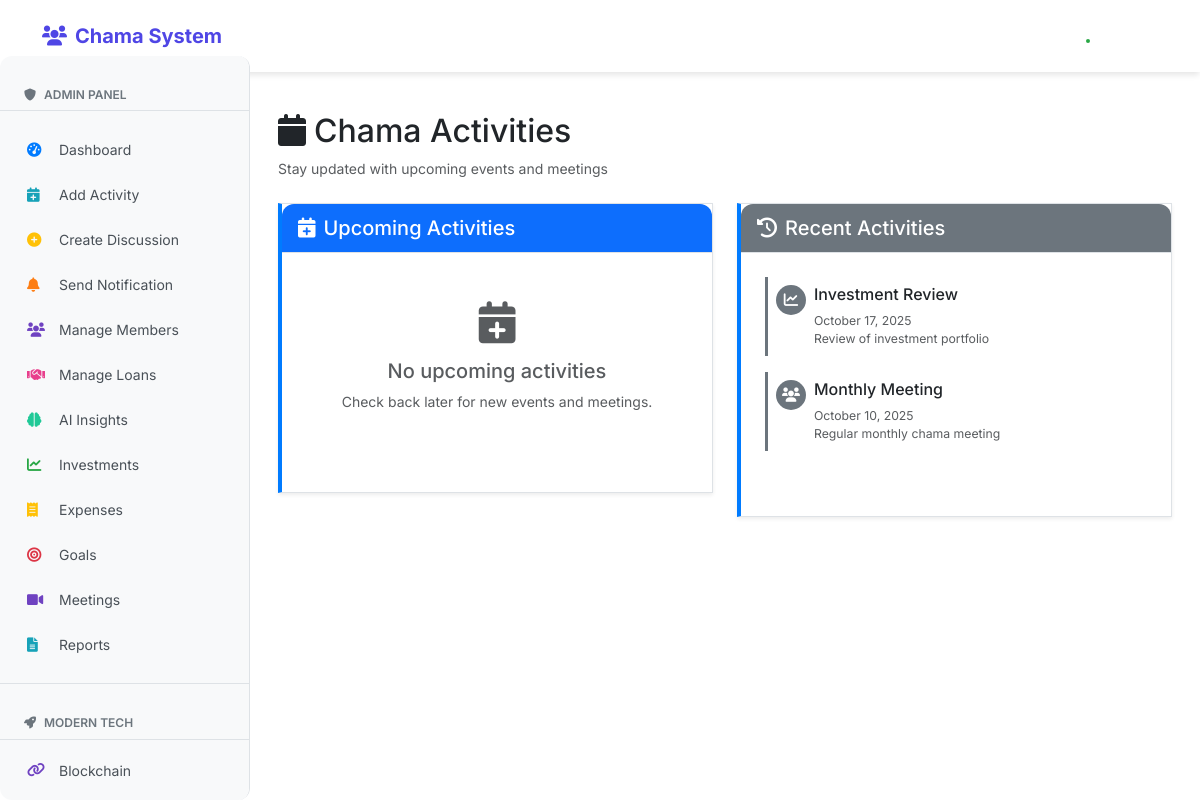
Page /activities (signed in) on the earlier database version.
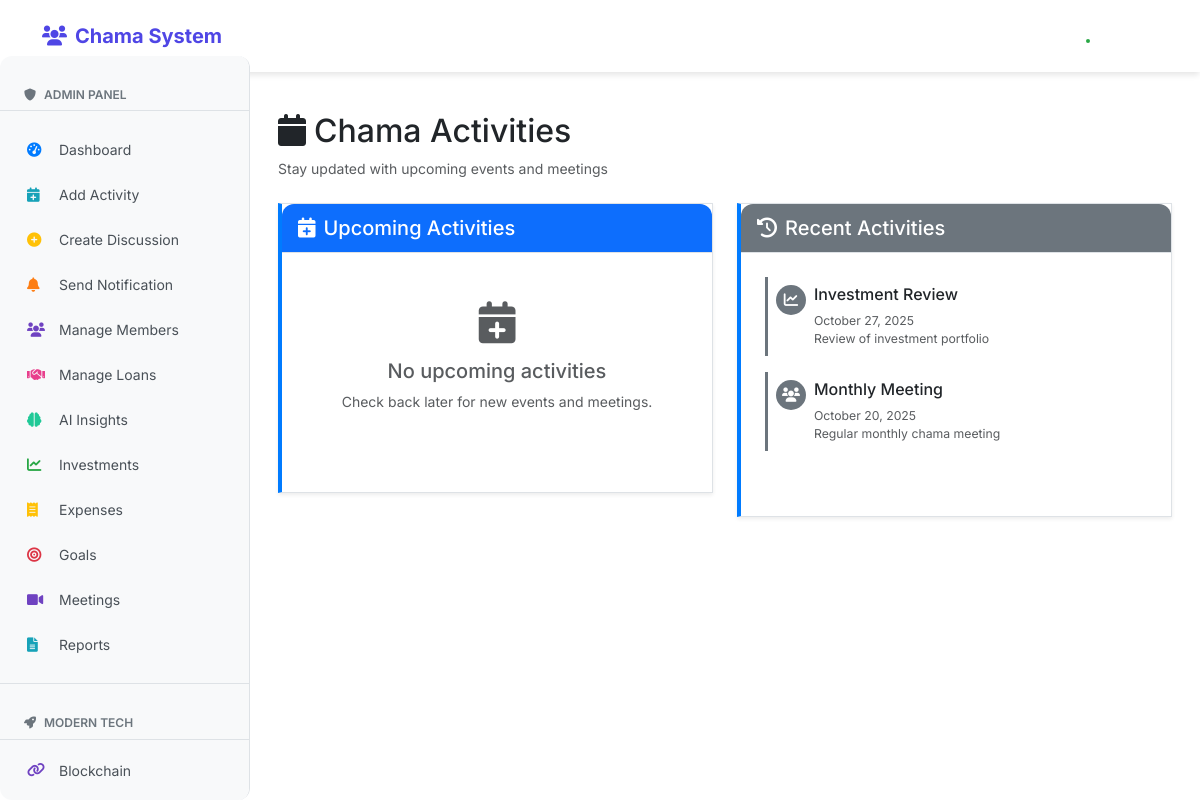
Same page on the later database version.
### clean_app.py (models this page shows)
class Activity(db.Model):
    id = db.Column(db.Integer, primary_key=True)
    title = db.Column(db.String(100), nullable=False)
    description = db.Column(db.Text)
    date = db.Column(db.DateTime, nullable=False)
    type = db.Column(db.String(50), default='meeting')
    created_by = db.Column(db.Integer, db.ForeignKey('user.id'))
    user = db.relationship('User', backref='activities')

### clean_app.py (the view)
@app.route('/activities')
@login_required
def activities():
    upcoming = Activity.query.filter(Activity.date >= datetime.utcnow()).order_by(Activity.date).all()
    past = Activity.query.filter(Activity.date < datetime.utcnow()).order_by(Activity.date.desc()).limit(10).all()
    return render_template('activities.html', upcoming=upcoming, past=past)

### clean_app.py (called while the page is built)
@login_manager.user_loader
def load_user(user_id):
    return User.query.get(int(user_id))

### templates/activities.html (shortened to what this page needs)
{% extends "base.html" %}
{% block content %}
<div class="container-fluid">
    <div class="d-flex flex-column flex-md-row justify-content-between align-items-start align-items-md-center mb-4">
        <div>
            <h2><i class="fas fa-calendar me-2"></i>Chama Activities</h2>
            <p class="text-muted mb-0">Stay updated with upcoming events and meetings</p>
        </div>
    </div>
    <div class="row">
        <div class="col-12 col-lg-6 mb-4">
            <div class="card list-card shadow-sm h-100">
                <div class="card-header bg-primary text-white">
                    <h5 class="mb-0"><i class="fas fa-calendar-plus me-2"></i>Upcoming Activities</h5>
                </div>
                <div class="card-body">
                    {% if upcoming %}
                        {% for activity in upcoming %}
                        <div class="activity-item mb-3 p-3 border rounded">
                            <div class="d-flex align-items-start">
                                <div class="activity-icon bg-primary text-white me-3">
                                    {% if activity.type == 'meeting' %}
                                        <i class="fas fa-users"></i>
                                    {% elif activity.type == 'review' %}
                                        <i class="fas fa-chart-line"></i>
                                    {% else %}
                                        <i class="fas fa-calendar"></i>
                                    {% endif %}
                                </div>
                                <div class="flex-grow-1">
                                    <h6 class="mb-1">{{ activity.title }}</h6>
                                    <div class="text-primary fw-medium mb-2">
                                        <i class="fas fa-clock me-1"></i>
                                        {{ activity.date.strftime('%B %d, %Y at %I:%M %p') }}
                                    </div>
                                    {% if activity.description %}
                                        <p class="text-muted mb-0">{{ activity.description }}</p>
                                    {% endif %}
                                    <div class="mt-2">
                                        <span class="badge bg-{{ 'success' if activity.type == 'meeting' else 'info' if activity.type == 'review' else 'secondary' }}">
                                            {{ activity.type.title() }}
                                        </span>
                                    </div>
                                </div>
                            </div>
                        </div>
                        {% endfor %}
                    {% else %}
                        <div class="text-center py-4">
                            <i class="fas fa-calendar-plus fa-3x text-muted mb-3"></i>
                            <h5 class="text-muted">No upcoming activities</h5>
                            <p class="text-muted">Check back later for new events and meetings.</p>
                        </div>
                    {% endif %}
                </div>
            </div>
        </div>
        <div class="col-12 col-lg-6">
            <div class="card list-card shadow-sm h-100">
                <div class="card-header bg-secondary text-white">
                    <h5 class="mb-0"><i class="fas fa-history me-2"></i>Recent Activities</h5>
                </div>
                <div class="card-body">
                    {% if past %}
                        {% for activity in past %}
                        <div class="activity-item mb-3 p-2 border-start border-3 border-secondary">
                            <div class="d-flex align-items-start">
                                <div class="activity-icon-sm bg-secondary text-white me-2">
                                    {% if activity.type == 'meeting' %}
                                        <i class="fas fa-users"></i>
                                    {% elif activity.type == 'review' %}
                                        <i class="fas fa-chart-line"></i>
                                    {% else %}
                                        <i class="fas fa-calendar"></i>
                                    {% endif %}
                                </div>
                                <div class="flex-grow-1">
                                    <h6 class="mb-1">{{ activity.title }}</h6>
                                    <small class="text-muted">
                                        {{ activity.date.strftime('%B %d, %Y') }}
                                    </small>
                                    {% if activity.description %}
                                        <p class="text-muted mb-0 small">{{ activity.description|truncate(80) }}</p>
                                    {% endif %}
                                </div>
                            </div>
                        </div>
                        {% endfor %}
                    {% else %}
                        <div class="text-center py-4">
                            <i class="fas fa-history fa-3x text-muted mb-3"></i>
                            <h5 class="text-muted">No past activities</h5>
                            <p class="text-muted">Activity history will appear here.</p>
                        </div>
                    {% endif %}
                </div>
            </div>
        </div>
    </div>
</div>
{% endblock %}

### templates/base.html (shortened to what this page needs)
<!DOCTYPE html>
<html lang="en">
<head>
    <link href="https://cdn.jsdelivr.net/npm/bootstrap@5.3.0-alpha1/dist/css/bootstrap.min.css" rel="stylesheet">
    <link rel="stylesheet" href="https://cdnjs.cloudflare.com/ajax/libs/font-awesome/6.0.0/css/all.min.css">
    <link rel="stylesheet" href="{{ url_for('static', filename='responsive.css') }}">
    <link rel="stylesheet" href="{{ url_for('static', filename='mobile-features.css') }}">
    <link rel="stylesheet" href="{{ url_for('static', filename='modern-ui.css') }}">
</head>
<body>
    {% include 'navbar.html' %}
    {% if current_user.is_authenticated %}
    <div class="sidebar" id="sidebar">
        {% if current_user.is_admin %}
        <div class="sidebar-header">
            <h6><i class="fas fa-shield-alt me-2"></i>Admin Panel</h6>
        </div>
        <nav class="sidebar-nav">
            <a href="{{ url_for('admin_dashboard') }}" class="sidebar-link {% if request.endpoint == 'admin_dashboard' %}active{% endif %}">
                <i class="fas fa-tachometer-alt"></i>
                <span>Dashboard</span>
            </a>
            <a href="{{ url_for('add_activity') }}" class="sidebar-link">
                <i class="fas fa-calendar-plus"></i>
                <span>Add Activity</span>
            </a>
            <a href="{{ url_for('create_discussion') }}" class="sidebar-link">
                <i class="fas fa-plus-circle"></i>
                <span>Create Discussion</span>
            </a>
            <a href="{{ url_for('send_notification') }}" class="sidebar-link">
                <i class="fas fa-bell"></i>
                <span>Send Notification</span>
            </a>
            <a href="{{ url_for('admin_members') }}" class="sidebar-link">
                <i class="fas fa-users"></i>
                <span>Manage Members</span>
            </a>
            <a href="{{ url_for('admin_loan_requests') }}" class="sidebar-link">
                <i class="fas fa-handshake"></i>
                <span>Manage Loans</span>
            </a>
            <a href="{{ url_for('admin_ai_insights') }}" class="sidebar-link">
                <i class="fas fa-brain"></i>
                <span>AI Insights</span>
            </a>
            <a href="{{ url_for('investments') }}" class="sidebar-link">
                <i class="fas fa-chart-line"></i>
                <span>Investments</span>
            </a>
            <a href="{{ url_for('expenses') }}" class="sidebar-link">
                <i class="fas fa-receipt"></i>
                <span>Expenses</span>
            </a>
            <a href="{{ url_for('goals') }}" class="sidebar-link">
                <i class="fas fa-bullseye"></i>
                <span>Goals</span>
            </a>
            <a href="{{ url_for('meetings') }}" class="sidebar-link">
                <i class="fas fa-video"></i>
                <span>Meetings</span>
            </a>
            <a href="{{ url_for('reports') }}" class="sidebar-link">
                <i class="fas fa-file-alt"></i>
                <span>Reports</span>
            </a>
            <div class="sidebar-divider"></div>
            <div class="sidebar-header">
                <h6><i class="fas fa-rocket me-2"></i>Modern Tech</h6>
            </div>
            <a href="{{ url_for('blockchain_explorer') }}" class="sidebar-link">
                <i class="fas fa-link"></i>
                <span>Blockchain</span>
            </a>
            <a href="{{ url_for('ai_insights') }}" class="sidebar-link">
            </a>
        </nav>
        {% endif %}
    </div>
    {% endif %}
    <div class="main-content {% if current_user.is_authenticated %}with-sidebar{% endif %}">
        <div class="container-fluid px-2 px-md-3">
            {% block content %}{% endblock %}
        </div>
    </div>
</body>
</html>

### templates/navbar.html (shortened to what this page needs)
<nav class="navbar navbar-expand-lg navbar-dark bg-primary">
    <div class="container">
        <a class="navbar-brand" href="{{ url_for('index') }}">
            <i class="fas fa-users me-2"></i>Chama System
        </a>
        <div class="collapse navbar-collapse" id="navbarNav">
            {% if current_user.is_authenticated %}
            <ul class="navbar-nav me-auto">
                <li class="nav-item">
                    <a class="nav-link {% if request.path == url_for('index') %}active{% endif %}" href="{{ url_for('index') }}">
                        <i class="fas fa-home me-1"></i>Home
                    </a>
                </li>
                <li class="nav-item">
                    <a class="nav-link {% if request.path == url_for('contributions') %}active{% endif %}" href="{{ url_for('contributions') }}">
                        <i class="fas fa-money-bill-wave me-1"></i>Contributions
                    </a>
                </li>
                <li class="nav-item">
                    <a class="nav-link {% if request.path == url_for('discussions') %}active{% endif %}" href="{{ url_for('discussions') }}">
                        <i class="fas fa-comments me-1"></i>Discussions
                    </a>
                </li>
                {% if current_user.is_admin %}
                <li class="nav-item">
                    <a class="nav-link {% if request.path == url_for('admin_dashboard') %}active{% endif %}" href="{{ url_for('admin_dashboard') }}">
                        <i class="fas fa-tachometer-alt me-1"></i>Admin
                    </a>
                </li>
                {% endif %}
            </ul>
            <ul class="navbar-nav">
                <li class="nav-item dropdown">
                    <a class="nav-link dropdown-toggle user-dropdown" href="#" id="navbarDropdown" role="button"
                       data-bs-toggle="dropdown" aria-expanded="false">
                        <div class="user-avatar">
                            <span class="online-dot"></span>
                        </div>
                        <span class="ms-1">{{ current_user.username }}</span>
                    </a>
                </li>
            </ul>
            {% endif %}
        </div>
    </div>
</nav>

### static/modern-ui.css (style rules this page uses)
:root { --primary: #4f46e5; --secondary: #6b7280; --success: #10b981; --warning: #f59e0b; --danger: #ef4444; --info: #3b82f6; --light: #f8fafc; --dark: #1f2937; --border-radius: 12px; --shadow: 0 4px 6px -1px rgba(0, 0, 0, 0.1); --shadow-lg: 0 10px 15px -3px rgba(0, 0, 0, 0.1); }
body { font-family: 'Inter', -apple-system, BlinkMacSystemFont, sans-serif; background: white; min-height: 100vh; }
.card { border: none; border-radius: var(--border-radius); box-shadow: var(--shadow); transition: all 0.3s ease; }
.card-header { background: white; border-bottom: 1px solid #e5e7eb; border-radius: var(--border-radius) var(--border-radius) 0 0 !important; padding: 1.25rem; }
.card-body { padding: 1.5rem; }
.list-card .card-body { max-height: 400px; overflow-y: auto; }
.list-card:not(:has(.table-responsive)) .card-body { padding: 1.5rem; }
.navbar { background: white !important; box-shadow: var(--shadow); padding: 1rem 0; }
.navbar-brand { font-weight: 700; color: var(--primary) !important; }
.sidebar { background: white; border-radius: var(--border-radius); padding: 1.5rem; margin-bottom: 1.5rem; }

### templates/base.html (style rules this page uses)
body { background-color: white; font-size: 14px; }
.navbar { margin-bottom: 20px; }
.sidebar { position: fixed; top: 56px; left: 0; width: 250px; height: calc(100vh - 56px); background: #f8f9fa; border-right: 1px solid #dee2e6; z-index: 1000; overflow-y: auto; padding: 1rem 0; }
.sidebar-header { padding: 1rem 1.5rem 0.5rem; border-bottom: 1px solid #dee2e6; margin-bottom: 0.5rem; }
.sidebar-header h6 { color: #6c757d; font-size: 0.75rem; text-transform: uppercase; font-weight: 600; margin: 0; }
.sidebar-nav { padding: 0.5rem 0; }
.sidebar-link { display: flex; align-items: center; padding: 0.75rem 1.5rem; color: #495057; text-decoration: none; transition: all 0.2s ease; border-left: 3px solid transparent; }
.sidebar-link i { width: 20px; margin-right: 0.75rem; font-size: 0.9rem; }
.sidebar-link .fa-tachometer-alt { color: #007bff; }
.sidebar-link .fa-calendar-plus { color: #17a2b8; }
.sidebar-link .fa-plus-circle { color: #ffc107; }
.sidebar-link .fa-bell { color: #fd7e14; }
.sidebar-link .fa-users { color: #6f42c1; }
.sidebar-link .fa-handshake { color: #e83e8c; }
.sidebar-link .fa-brain { color: #20c997; }
.sidebar-link .fa-chart-line { color: #28a745; }
.sidebar-link .fa-receipt { color: #ffc107; }
.sidebar-link .fa-bullseye { color: #dc3545; }
.sidebar-link .fa-video { color: #6f42c1; }
.sidebar-link .fa-file-alt { color: #17a2b8; }
.sidebar-link .fa-link { color: #6f42c1; }
.sidebar-divider { height: 1px; background-color: #dee2e6; margin: 1rem 0; }
.main-content { margin-left: 0; padding-top: 20px; }
.main-content.with-sidebar { margin-left: 250px; }
.card { border-radius: 0 !important; border: 1px solid #dee2e6; margin-bottom: 1rem; box-shadow: 0 2px 4px rgba(0,0,0,0.1); }
.card:nth-child(1) { border-left: 4px solid #007bff; }
.card-body { padding: 1rem; }
.card-header { padding: 0.75rem 1rem; background-color: #f8f9fa; border-bottom: 1px solid #dee2e6; font-weight: 600; }
.card-header:nth-child(1) { background-color: rgba(0,123,255,0.1); }

### templates/navbar.html (style rules this page uses)
.user-dropdown { display: flex; align-items: center; }
.user-avatar { position: relative; display: inline-block; }
.online-dot { position: absolute; bottom: 2px; right: 2px; width: 8px; height: 8px; background-color: #28a745; border: 2px solid white; border-radius: 50%; animation: pulse-dot 2s infinite; }

### templates/activities.html (style rules this page uses)
.activity-icon-sm { width: 30px; height: 30px; border-radius: 50%; display: flex; align-items: center; justify-content: center; font-size: 0.9rem; }
.activity-item { transition: all 0.2s ease; }

Differences in the rows shown:
changed Activity "Investment Review": date "October 17, 2025" → "October 27, 2025"
changed Activity "Monthly Meeting": date "October 10, 2025" → "October 20, 2025"
